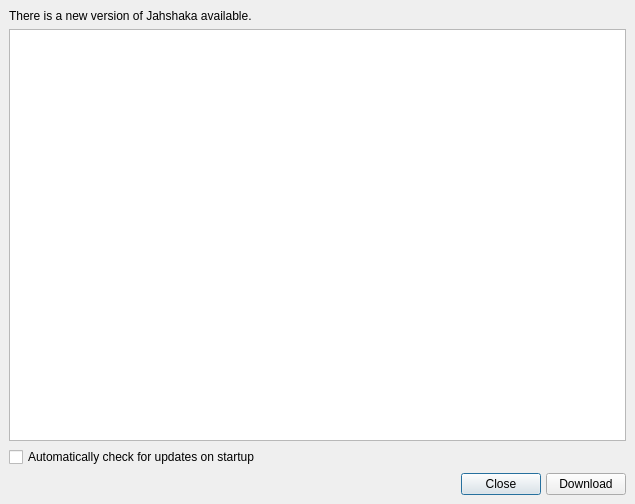
<?xml version="1.0" encoding="UTF-8"?>
<ui version="4.0">
 <class>SoftwareUpdateDialog</class>
 <widget class="QDialog" name="SoftwareUpdateDialog">
  <property name="geometry">
   <rect>
    <x>0</x>
    <y>0</y>
    <width>635</width>
    <height>504</height>
   </rect>
  </property>
  <property name="windowTitle">
   <string>Dialog</string>
  </property>
  <layout class="QGridLayout" name="gridLayout">
   <property name="leftMargin">
    <number>0</number>
   </property>
   <property name="topMargin">
    <number>0</number>
   </property>
   <property name="rightMargin">
    <number>0</number>
   </property>
   <property name="bottomMargin">
    <number>0</number>
   </property>
   <property name="spacing">
    <number>0</number>
   </property>
   <item row="0" column="0">
    <widget class="QWidget" name="widget" native="true">
     <layout class="QVBoxLayout" name="verticalLayout">
      <item>
       <widget class="QLabel" name="label">
        <property name="text">
         <string>There is a new version of Jahshaka available.</string>
        </property>
       </widget>
      </item>
      <item>
       <widget class="QTextEdit" name="textEdit">
        <property name="readOnly">
         <bool>true</bool>
        </property>
       </widget>
      </item>
      <item>
       <widget class="QCheckBox" name="checkBox">
        <property name="text">
         <string>Automatically check for updates on startup</string>
        </property>
       </widget>
      </item>
      <item>
       <widget class="QWidget" name="widget_2" native="true">
        <layout class="QHBoxLayout" name="horizontalLayout">
         <property name="spacing">
          <number>5</number>
         </property>
         <property name="leftMargin">
          <number>0</number>
         </property>
         <property name="topMargin">
          <number>0</number>
         </property>
         <property name="rightMargin">
          <number>0</number>
         </property>
         <property name="bottomMargin">
          <number>0</number>
         </property>
         <item>
          <spacer name="horizontalSpacer">
           <property name="orientation">
            <enum>Qt::Horizontal</enum>
           </property>
           <property name="sizeHint" stdset="0">
            <size>
             <width>40</width>
             <height>20</height>
            </size>
           </property>
          </spacer>
         </item>
         <item>
          <widget class="QPushButton" name="close">
           <property name="text">
            <string>Close</string>
           </property>
          </widget>
         </item>
         <item>
          <widget class="QPushButton" name="download">
           <property name="text">
            <string>Download</string>
           </property>
          </widget>
         </item>
        </layout>
       </widget>
      </item>
     </layout>
    </widget>
   </item>
  </layout>
 </widget>
 <resources/>
 <connections/>
</ui>
